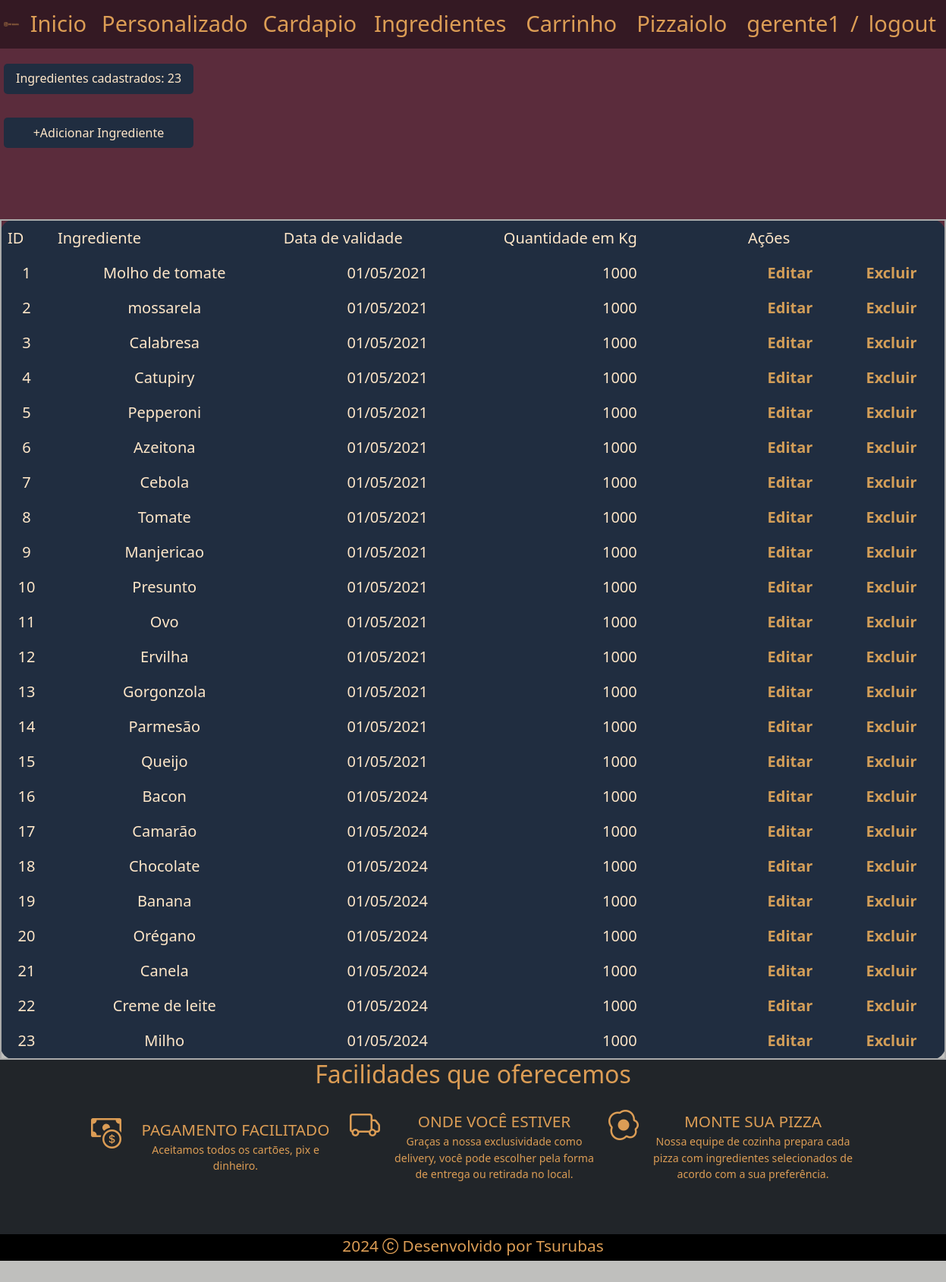
Page /php/lista_ingredientes.php (signed in) on the committed database.
### tables this page shows
CREATE TABLE IF NOT EXISTS ingredientes (
    id INT AUTO_INCREMENT PRIMARY KEY,
    nome VARCHAR(50) NOT NULL,
    preco DECIMAL(8,2) NOT NULL,
    data_entrada DATE NOT NULL,
    data_validade DATE NOT NULL,
    quantidade INT
);

### php/lista_ingredientes.php (the view, shortened to what this page needs)
<?php
include("connection.php");
include("../paginas/geral/menu.php");
$sql =  "SELECT id, nome, preco, data_entrada, data_validade, quantidade FROM ingredientes";
$result = $conn->query($sql);
?>
<!DOCTYPE html>
<html lang="Pt-Br">
<head>
    <link rel="stylesheet" href="../Style/lista_ingredientes.css">
    <link rel="stylesheet" href="https://cdn.jsdelivr.net/npm/bootstrap-icons@1.11.3/font/bootstrap-icons.min.css">
    <link href="https://cdn.jsdelivr.net/npm/bootstrap@5.2.3/dist/css/bootstrap.min.css" rel="stylesheet">
    <link rel="stylesheet" href="../Style/padrao.css">
</head>
<body>
    <div class="num_registro">
        <h3 class="texto_registro">Ingredientes cadastrados: <?php echo $result->num_rows?></h3>
    </div>
    <br><br>
    <div class="add_ingrediente">
        <a href="cadastro_ingredientes.php" class="button-style add-link"> +Adicionar Ingrediente </a>
        <br><br>
    </div>
    <br><br>
    <table>
        <tr class="opcao_css">
            <th>ID</th>
            <th>Ingrediente</th>
            <th>Data de validade</th>
            <th>Quantidade em Kg</th>
            <th colspan="2">Ações</th>
        </tr>
        <?php
        if ($result->num_rows > 0) {
            while ($row = $result->fetch_assoc()) {
        ?>
                <tr>
                    <td class="id_css" onclick="window.location='ingredientes_ingrediente.php?id=<?php echo $row["id"]?>';" style="cursor: pointer;">
                        <?php echo $row["id"] ?>
                    </td>
                    <td><?php echo $row["nome"] ?></td>
                    <td><?php echo date("d/m/Y", strtotime($row["data_entrada"])) ?></td>
                    <td><?php echo $row["quantidade"] ?></td>
                    <td class="edit_css" style="cursor: pointer;">
                        <a class="link edit-link" href="edit_ingredientes.php?id=<?php echo $row["id"]?>">Editar</a>
                    </td>
                    <td class="delet_css" style="cursor: pointer;">
                        <a class="link delete-link" href="delet_ingredientes_php.php?id=<?php echo $row['id']?>">Excluir</a>
                    </td>
                </tr>
        <?php
            }
        } else {
            echo " Não há registro de ingredientes";
        }
        ?>
    </table>
    <?php include("../geral/footer.php")?>
</body>
</html>

### Style/padrao1.css (style rules this page uses)
:root { --cor-fundo: #5b2c3c; --cor-header: #341923fa; --cor-darker: #251219fa; --cor-input-form: #a7818f; --cor-hover: rgb(235, 208, 227); --cor-desativado: rgb(139, 115, 132); --cor-texto: rgb(255, 231, 200); --cor-texto-header: #dc9d55; --cor-footer: rgba(33, 37, 41, 1); --cor-carregamento: #ffffff; --fonte-texto: "Roboto", sans-serif; --fonte-texto-form: "Open Sans", sans-serif; --cor-ingredientes: #402831; --height-img: 80px; }
body, html { height: 100vh; background: var(--cor-fundo); font-family: var(--fonte-texto); font-size: 16px; }

### Style/lista_ingredientes.css (style rules this page uses)
table { border: #aaaaaa 2px solid; width: 100%; border-collapse: collapse; background-color: #202D40; border-radius: 20px; font-size: 20px; }
th, tr, td { padding: 8px; border: 5px solid #dc9d55; color: rgb(255, 231, 200); }
table td { text-align: center; }
.link { text-decoration: none; color: rgb(211, 158, 88); font-weight: bolder; }
.num_registro { display: inline-flex; align-items: center; padding: 8px 15px; height: 40px; width: 250px; background-color: #202D40; color: rgb(255, 231, 200); border-radius: 5px; margin-top: 20px; margin-left: 5px; border: none; }
.texto_registro { font-size: 16px; margin: 0; width: 100%; text-align: center; }
.button-style { display: inline-block; padding: 8px 15px; height: 40px; width: 250px; background-color: #202D40; color: rgb(255, 231, 200); text-align: center; border-radius: 5px; font-size: 16px; line-height: 24px; border: none; text-decoration: none; cursor: pointer; margin-left: 5px; }

### Style/padrao.css (style rules this page uses)
:root { --cor-fundo: #BFBFBD; --cor-hover: #5b2c3c; --cor-header: #341923fa; --cor-texto: rgb(255, 231, 200); --cor-texto-header: #dc9d55; --cor-footer: #202D40; --cor-carregamento: #ffffff; --fonte-texto: 'Roboto', sans-serif; }
html, body { padding: 0; margin: 0; height: 100vh; color: var(--cor-texto); }
html { font: 1em/1.5 var(--fonte-texto); -webkit-font-smoothing: antialiased; -moz-osx-font-smoothing: grayscale; text-rendering: optimizelegibility; }
body { font-size: 1.3em; background-color: var(--cor-hover); position: relative; }

### rows in the picture
ingredientes: id "1", nome "Molho de tomate", data_entrada "01/05/2021", quantidade "1000"
ingredientes: id "2", nome "mossarela", data_entrada "01/05/2021", quantidade "1000"
ingredientes: id "3", nome "Calabresa", data_entrada "01/05/2021", quantidade "1000"
ingredientes: id "4", nome "Catupiry", data_entrada "01/05/2021", quantidade "1000"
ingredientes: id "5", nome "Pepperoni", data_entrada "01/05/2021", quantidade "1000"
ingredientes: id "6", nome "Azeitona", data_entrada "01/05/2021", quantidade "1000"
ingredientes: id "7", nome "Cebola", data_entrada "01/05/2021", quantidade "1000"
ingredientes: id "8", nome "Tomate", data_entrada "01/05/2021", quantidade "1000"
ingredientes: id "9", nome "Manjericao", data_entrada "01/05/2021", quantidade "1000"
ingredientes: id "10", nome "Presunto", data_entrada "01/05/2021", quantidade "1000"
ingredientes: id "11", nome "Ovo", data_entrada "01/05/2021", quantidade "1000"
ingredientes: id "12", nome "Ervilha", data_entrada "01/05/2021", quantidade "1000"
ingredientes: id "13", nome "Gorgonzola", data_entrada "01/05/2021", quantidade "1000"
ingredientes: id "14", nome "Parmesão", data_entrada "01/05/2021", quantidade "1000"
ingredientes: id "15", nome "Queijo", data_entrada "01/05/2021", quantidade "1000"
ingredientes: id "16", nome "Bacon", data_entrada "01/05/2024", quantidade "1000"
ingredientes: id "17", nome "Camarão", data_entrada "01/05/2024", quantidade "1000"
ingredientes: id "18", nome "Chocolate", data_entrada "01/05/2024", quantidade "1000"
ingredientes: id "19", nome "Banana", data_entrada "01/05/2024", quantidade "1000"
ingredientes: id "20", nome "Orégano", data_entrada "01/05/2024", quantidade "1000"
ingredientes: id "21", nome "Canela", data_entrada "01/05/2024", quantidade "1000"
ingredientes: id "22", nome "Creme de leite", data_entrada "01/05/2024", quantidade "1000"
ingredientes: id "23", nome "Milho", data_entrada "01/05/2024", quantidade "1000"

### other values in the picture
$_SESSION['username'] "gerente1"
$result->num_rows "23"
